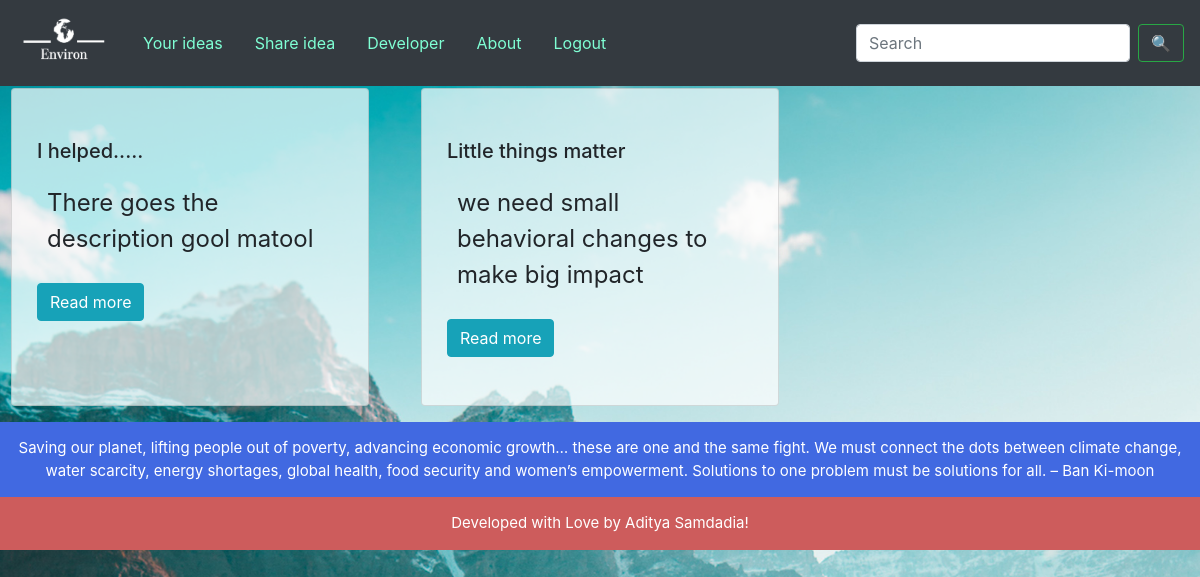
The app's page /yourShare (signed in) with its own data.
### tables this page shows
CREATE TABLE shared (id INTEGER, user TEXT NOT NULL, type TEXT NOT NULL, title TEXT NOT NULL, def TEXT NOT NULL, content TEXT NOT NULL, time NUMERIC, PRIMARY KEY(id));

CREATE TABLE 'quotes' (id INTEGER,'message' TEXT NOT NULL, PRIMARY KEY(id));

### application.py (the view)
@app.route("/yourShare")
@login_required
def yourShare():
    n = random.randint(1, 15)
    quote = db.execute("SELECT message FROM quotes WHERE id=?", n)
    users = db.execute("SELECT username FROM users WHERE id=?", session["user_id"])
    data = db.execute("SELECT * FROM shared WHERE user=?", users[0]["username"])
    return render_template("yourShare.html", rows=data, quote=quote[0])

### application.py (called while the page is built)
@app.after_request
def after_request(response):
    response.headers["Cache-Control"] = "no-cache, no-store, must-revalidate"
    response.headers["Expires"] = 0
    response.headers["Pragma"] = "no-cache"
    return response

### helpers.py (called while the page is built)
def login_required(f):
    @wraps(f)
    def decorated_function(*args, **kwargs):
        if session.get("user_id") is None:
            return redirect("/login")
        return f(*args, **kwargs)
    return decorated_function

### templates/yourShare.html (shortened to what this page needs)
<!DOCTYPE html>
<html lang='en'>
    <head>
        <link rel="stylesheet" href="https://cdn.jsdelivr.net/npm/bootstrap@4.5.3/dist/css/bootstrap.min.css">
        <link href="/static/styles.css" rel="stylesheet">
    </head>
    <body class='index-back'>
        <nav class="navbar navbar-expand-lg navbar-light bg-dark fixed-top" id='navbar'>
            <a class="navbar-brand" href="/"><img src='/static/Environ-logos_white.png' style='width: 95px; height: 60px;'></a>
            <div class="collapse navbar-collapse" id="navbarSupportedContent">
                <ul class="navbar-nav mr-auto">
                    {% if session.user_id %}
                        <li class="nav-item active">
                            <a class="nav-link toplink" href="/yourShare"><div class='toplink'>Your ideas</div></a>
                        </li>
                        <li class="nav-item active">
                            <a class="nav-link toplink" href="/share"><div class='toplink'>Share idea</div></a>
                        </li>
                        <li class="nav-item">
                            <a class="nav-link toplink" href="/developer"><div class='toplink'>Developer</div></a>
                        </li>
                        <li class="nav-item active">
                            <a class="nav-link toplink" href="/about"><div class='toplink'>About</div></a>
                        </li>
                        <li class="nav-item active">
                            <a class="nav-link toplink" href="/logout"><div class='toplink'>Logout</div></a>
                        </li>
                    {% endif %}
                </ul>
                <form action="/" method='post' class="form-inline my-2 my-lg-0">
                    <input name='search' class="form-control mr-sm-2" type="search" placeholder="Search" aria-label="Search">
                    <button class="btn btn-outline-success my-2 my-sm-0" type="submit">&#128269;</button>
                </form>
            </div>
        </nav>
        <br>
        <br>
        <br>
        {% if rows %}
            <div class="row">
                {% for content in rows %}
                    <div class="col-sm-4">
                        <div class="card cardib">
                            <div class="card-body">
                                <h5 class="card-title">{{ content.title }}</h5>
                                <p class="card-text p-card">{{ content.def }}</p>
                                <form action='/content' method='post'>
                                    <button type='submit' class='btn btn-info'>Read more</button>
                                </form>
                            </div>
                        </div>
                    </div>
                {% endfor %}
                    </div>
        {% else %}
            <p class='question-head' style='color: #333; margin-top: 20%; font-size: 50px; text-align: center;'>You haven't shared anything yet!</p>
        {% endif %}
        <footer>
            {{ quote.message }}
        </footer>
        <footer class='footer1'>
            Developed with Love by Aditya Samdadia!
        </footer>
    </body>
</html>

### static/styles.css (style rules this page uses)
#navbar { transition: top 0.3s; top: 0; width: 100%; }
.toplink { color: aquamarine; font-size: medium; padding: 0.5rem; }
.fixed-top { position: fixed; }
p { text-align: left; font-size: x-large; padding: 10px 100px; }
footer { background: RoyalBlue; font-size: 15px; padding: 15px 10px; text-align: center; color: white; clear: both; position: relative; bottom: 0; width: 100%; }
.col-sm-4 { padding: 1rem; }
.cardib { position: relative; padding: 1.875rem 0.31rem; margin-right: 0.625rem; margin-left: 0.625rem; background: rgba(255, 255, 255, 0.7); }
.card-body { height: 16rem; overflow: hidden; }
.p-card { padding: 0.625rem; }
.index-back { height: 100%; width: 100%; background-image: url(banner.jpg); background-position: center; background-attachment: fixed; background-size: cover; position: absolute; }
.footer1 { background: IndianRed; font-size: 0.938rem; padding: 0.938rem 0.625rem; text-align: center; color: white; clear: both; position: relative; bottom: 0; width: 100%; }

### records on screen
shared: title "I helped.....", def "There goes the description gool matool"
shared: title "Little things matter", def "we need small behavioral changes to make big impact"
quotes: message "Saving our planet, lifting people out of poverty, advancing economic growth… these are one and the same fight. We must connect the dots between climate change, water scarcity, energy shortages, global health, food security and women’s empowerment. Solutions to one problem must be solutions for all. – Ban Ki-moon"
